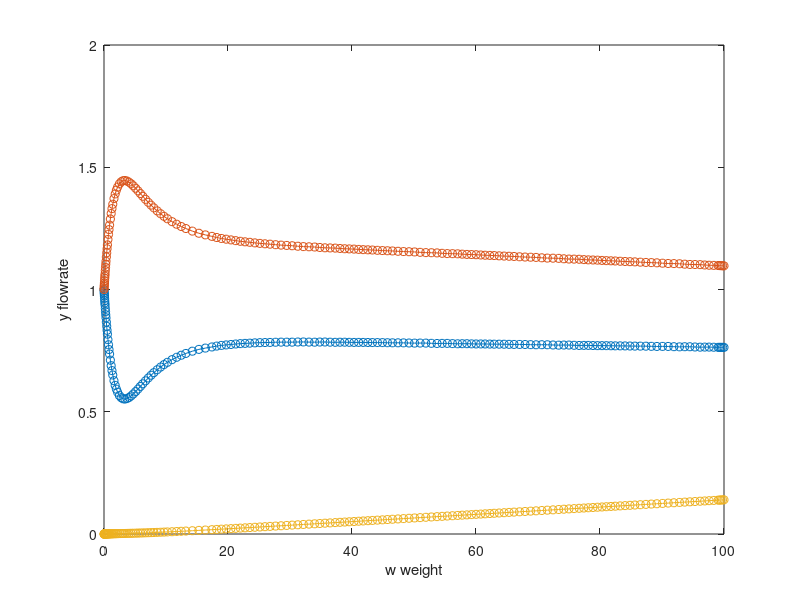
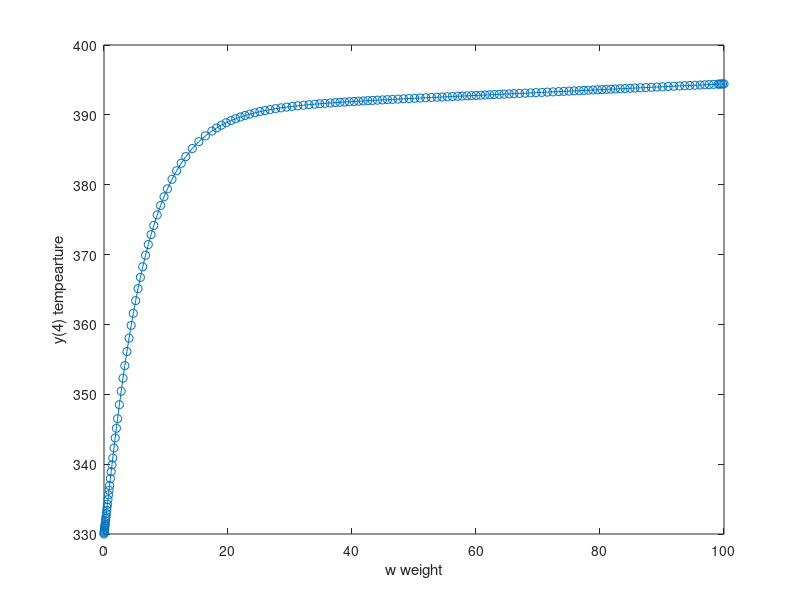

Write the MATLAB code that produced these figures, in order.
to = 330;
ta = 500;
ct = 2;
ft = 2;
uabyrho = 16;
hrxn1 = -1800;
hrxn2 = 1800;
hrxn3 = -1100;
cpa = 100;
cpb = 100;
cpc = 100;
%k1 = 0.5*exp(2*(1-(320/T)));
%kc = 10*exp(4.8*((432/T)-1.5));
%k2 = (0.5*exp(2*(1-(320/T))))/(10*exp(4.8*((432/T)-1.5)));
%k3 = 0.005*exp(4.6*(1-(460/T)));
%ca = ct*(fa/ft)*(to/T);
%cb = ct*(fb/ft)*(to/T);
%r1a = (0.5*exp(2*(1-(320/y(4)))))*(ct*(y(1)/ft)*(to/y(4)));
%r2b = (0.5*exp(2*(1-(320/y(4)))))/(10*exp(4.8*((432/y(4))-1.5)))*(ct*(y(2)/ft)*(to/y(4)));
%r3a = 0.005*exp(4.6*(1-(460/y(4))))*(ct*(y(1)/ft)*(to/y(4)));
%ra = -((0.5*exp(2*(1-(320/y(4)))))*(ct*(y(1)/ft)*(to/y(4))))+((0.5*exp(2*(1-(320/y(4)))))/(10*exp(4.8*((432/y(4))-1.5)))*(ct*(y(2)/ft)*(to/y(4))))-(0.005*exp(4.6*(1-(460/y(4))))*(ct*(y(1)/ft)*(to/y(4))));
%rb = ((0.5*exp(2*(1-(320/y(4)))))*(ct*(y(1)/ft)*(to/y(4))))-((0.5*exp(2*(1-(320/y(4)))))/(10*exp(4.8*((432/y(4))-1.5)))*(ct*(y(2)/ft)*(to/y(4))));
%rc = (0.005*exp(4.6*(1-(460/y(4))))*(ct*(y(1)/ft)*(to/y(4))));

f =@(w,y) [-((0.5*exp(2*(1-(320/y(4)))))*(ct*(y(1)/ft)*(to/y(4))))+((0.5*exp(2*(1-(320/y(4)))))/(10*exp(4.8*((432/y(4))-1.5)))*(ct*(y(2)/ft)*(to/y(4))))-(0.005*exp(4.6*(1-(460/y(4))))*(ct*(y(1)/ft)*(to/y(4)))); ((0.5*exp(2*(1-(320/y(4)))))*(ct*(y(1)/ft)*(to/y(4))))-((0.5*exp(2*(1-(320/y(4)))))/(10*exp(4.8*((432/y(4))-1.5)))*(ct*(y(2)/ft)*(to/y(4)))); (0.005*exp(4.6*(1-(460/y(4))))*(ct*(y(1)/ft)*(to/y(4)))); (uabyrho*(ta-y(4))+(-((0.5*exp(2*(1-(320/y(4)))))*(ct*(y(1)/ft)*(to/y(4)))))*(-hrxn1)+(((0.5*exp(2*(1-(320/y(4)))))/(10*exp(4.8*((432/y(4))-1.5)))*(ct*(y(2)/ft)*(to/y(4)))))*(-hrxn2)+(-(0.005*exp(4.6*(1-(460/y(4))))*(ct*(y(1)/ft)*(to/y(4)))))*(-hrxn3))/((y(1)*cpa)+(y(2)*cpb)+(y(3)*cpc))];
[w,y] = ode45(f,[0 100],[1; 1; 0; 330])
figure(1)
plot(w,y(:,1),'-o',w,y(:,2),'-o',w,y(:,3),'-o')
xlabel('w weight')
ylabel('y flowrate')
figure(2)
plot(w,y(:,4),'-o')
xlabel('w weight')
ylabel('y(4) tempearture')


